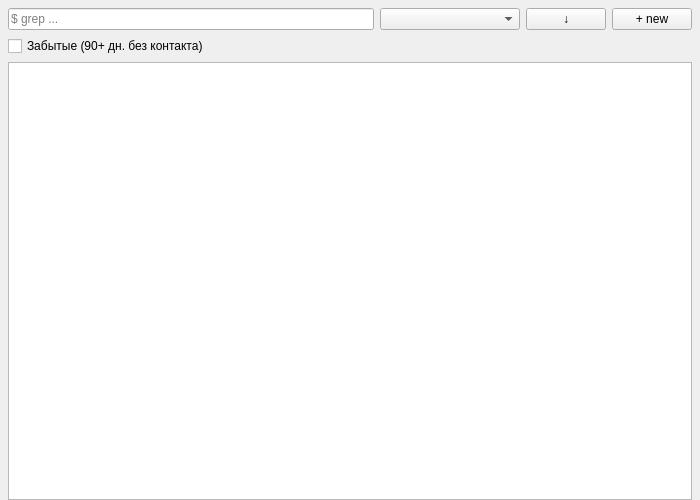
<?xml version="1.0" encoding="UTF-8"?>
<ui version="4.0">
 <class>PersonListForm</class>
 <widget class="QWidget" name="PersonListForm">
  <property name="geometry">
   <rect>
    <x>0</x>
    <y>0</y>
    <width>700</width>
    <height>500</height>
   </rect>
  </property>
  <layout class="QVBoxLayout" name="mainLayout">
   <property name="spacing">
    <number>6</number>
   </property>
   <property name="leftMargin">
    <number>8</number>
   </property>
   <property name="topMargin">
    <number>8</number>
   </property>
   <property name="rightMargin">
    <number>8</number>
   </property>
   <property name="bottomMargin">
    <number>0</number>
   </property>
   <item>
    <layout class="QGridLayout" name="gridLayout">
     <property name="leftMargin">
      <number>0</number>
     </property>
     <property name="topMargin">
      <number>0</number>
     </property>
     <property name="rightMargin">
      <number>0</number>
     </property>
     <property name="bottomMargin">
      <number>0</number>
     </property>
     <item row="0" column="0">
      <widget class="QLineEdit" name="searchField">
       <property name="sizePolicy">
        <sizepolicy hsizetype="Expanding" vsizetype="Fixed">
         <horstretch>1</horstretch>
         <verstretch>0</verstretch>
        </sizepolicy>
       </property>
       <property name="placeholderText">
        <string>$ grep ...</string>
       </property>
      </widget>
     </item>
     <item row="0" column="1">
      <widget class="QComboBox" name="sortCombo">
       <property name="sizePolicy">
        <sizepolicy hsizetype="Fixed" vsizetype="Fixed">
         <horstretch>0</horstretch>
         <verstretch>0</verstretch>
        </sizepolicy>
       </property>
       <property name="minimumSize">
        <size>
         <width>140</width>
         <height>0</height>
        </size>
       </property>
       <property name="maximumSize">
        <size>
         <width>16777215</width>
         <height>16777215</height>
        </size>
       </property>
      </widget>
     </item>
     <item row="0" column="2">
      <widget class="QPushButton" name="sortDirectionBtn">
       <property name="sizePolicy">
        <sizepolicy hsizetype="Fixed" vsizetype="Fixed">
         <horstretch>0</horstretch>
         <verstretch>0</verstretch>
        </sizepolicy>
       </property>
       <property name="minimumSize">
        <size>
         <width>36</width>
         <height>0</height>
        </size>
       </property>
       <property name="maximumSize">
        <size>
         <width>16777215</width>
         <height>16777215</height>
        </size>
       </property>
       <property name="text">
        <string>↓</string>
       </property>
      </widget>
     </item>
     <item row="0" column="3">
      <widget class="QPushButton" name="addPersonBtn">
       <property name="sizePolicy">
        <sizepolicy hsizetype="Fixed" vsizetype="Fixed">
         <horstretch>0</horstretch>
         <verstretch>0</verstretch>
        </sizepolicy>
       </property>
       <property name="minimumSize">
        <size>
         <width>80</width>
         <height>0</height>
        </size>
       </property>
       <property name="maximumSize">
        <size>
         <width>16777215</width>
         <height>16777215</height>
        </size>
       </property>
       <property name="text">
        <string>+ new</string>
       </property>
      </widget>
     </item>
     <item row="1" column="0" colspan="4">
      <widget class="QCheckBox" name="forgottenOnlyCheck">
       <property name="text">
        <string>Забытые (90+ дн. без контакта)</string>
       </property>
      </widget>
     </item>
    </layout>
   </item>
   <item>
    <widget class="QListView" name="personListView">
     <property name="horizontalScrollBarPolicy">
      <enum>Qt::ScrollBarAlwaysOff</enum>
     </property>
     <property name="verticalScrollMode">
      <enum>QAbstractItemView::ScrollPerPixel</enum>
     </property>
    </widget>
   </item>
  </layout>
 </widget>
 <resources/>
 <connections/>
</ui>
